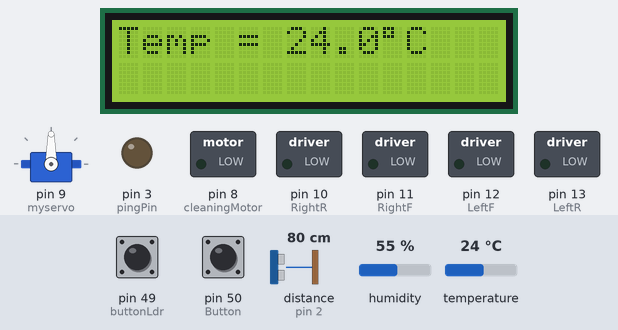
This sketch was run on a simulated Arduino Mega 2560, built with avr-gcc and run on an emulated ATmega2560. Shown: servo, 16×2 character LCD, switched loads named in the sketch (green lamp = pin HIGH), output pins drawn as LEDs (lit = HIGH). Inputs (shaded band) come from the test bench; at power-on: pin 50 (Button) LOW, distance to the obstacle (sensor on pin 2) 80 cm, temperature 24 °C, pin 49 (buttonLdr) LOW, humidity 55 %. The echo pulse lasts 58.3 µs per cm; what the sketch prints to the serial monitor is not drawn.

Above: at 1.2 s.
1.3 s: pin 50 (Button) pulled HIGH for 0.75 s
At 7.6 s:
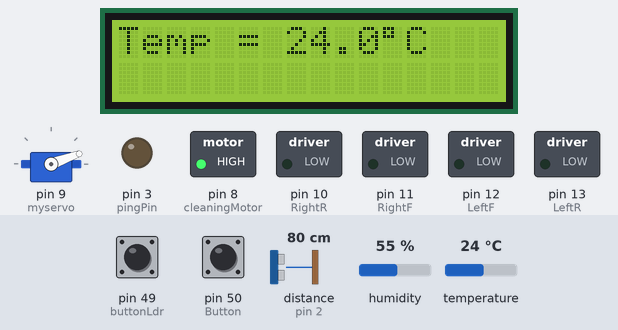
8.8 s: distance to the obstacle (sensor on pin 2) set to 123 cm
15.5 s: distance to the obstacle (sensor on pin 2) set to 130 cm
17.0 s: pin 50 (Button) pulled HIGH for 1 s
At 18.2 s:
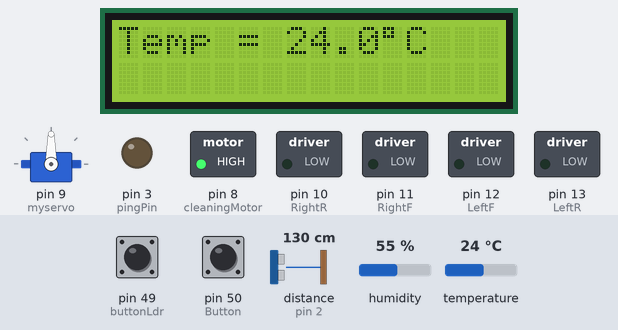
20.4 s: temperature set to 12 °C
At 23.0 s:
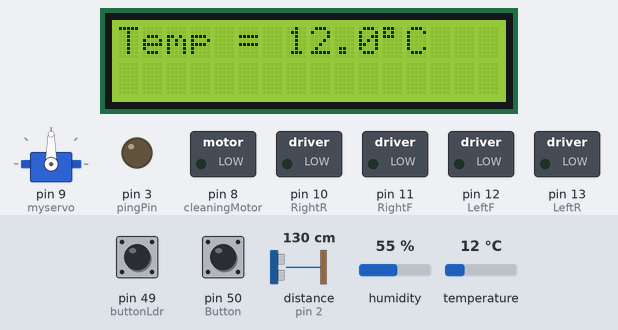
23.4 s: temperature set to 19 °C
At 25.3 s:
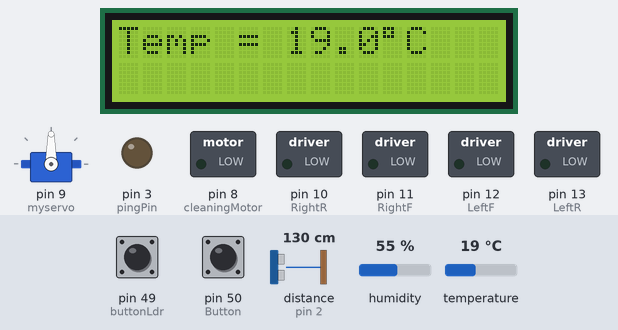
Timing chart, 0 to 26.8 s (numbered marks = the images above; inputs shaded):
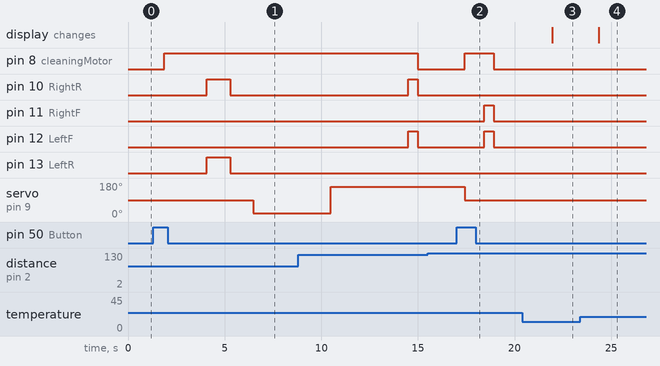

The sketch:

CleaningBot.ino
```cpp
//#include <NewPing.h>
#include <Servo.h>
#include<LiquidCrystal.h>
#include "DHT.h"

#define DHTPIN 51
#define DHTTYPE 22
DHT dht(DHTPIN, DHTTYPE);

// LCD module connections (RS, E, D4, D5, D6, D7)
LiquidCrystal lcd(22, 23, 24, 25, 26, 27);

Servo myservo;

int LeftF = 12,LeftR = 13;
int RightF = 11,RightR = 10;
int start ,cleaningMotor=8;
long frontDistance,leftDistance,rightDistance;

int ldr=A0,intensity=0;
int buzzer=53,gasSensor=52;
const int echoPin = 2; // Echo Pin of Ultrasonic Sensor
const int pingPin = 3; // Trigger Pin of Ultrasonic Sensor

const int Button = 50,buttonLdr=49; // Trigger Pin of Ultrasonic Sensor
int buttonState=0,buttonStateLdr=0;
char temperature[] = "Temp = 00.0 C";

void setup() {
  Serial.begin(9600);
  pinMode(LeftF, OUTPUT);
  pinMode(LeftR, OUTPUT);
  pinMode(RightF, OUTPUT);
  pinMode(RightR, OUTPUT);
  pinMode(pingPin, OUTPUT); // initialising pin 3 as output
  pinMode(echoPin, INPUT); // initialising pin 2 as input
  pinMode(Button, INPUT);
  pinMode(buttonLdr, INPUT);
  pinMode(buzzer,OUTPUT);
  pinMode(gasSensor,OUTPUT);
  pinMode(cleaningMotor,OUTPUT);
  myservo.attach(9);
  lcd.begin(16,2);
  dht.begin();
}
void run()     //
{
    Serial.println("Going Forward..");
    digitalWrite(LeftF, HIGH);
    digitalWrite(RightF, HIGH);
    digitalWrite(LeftR, LOW);
    digitalWrite(RightR, LOW);
}

void brake(int time)  //
{
  Serial.println("braked");
  digitalWrite(LeftF, LOW);
  digitalWrite(RightF, LOW);
  digitalWrite(LeftR, LOW);
  digitalWrite(RightR, LOW);
  delay(time * 100);//
}

void left(int time)         //()
//void left()         //()
{
  Serial.println("Going Left..");
  digitalWrite(LeftF, LOW);
  digitalWrite(RightF, HIGH);
  digitalWrite(LeftR, LOW);
  digitalWrite(RightR, LOW);
  delay(time * 100);  //
}
void right(int time)         //()
//void left()         //()
{
  Serial.println("Going Right..");
  digitalWrite(LeftF, HIGH);
  digitalWrite(RightF, LOW);
  digitalWrite(LeftR, LOW);
  digitalWrite(RightR, LOW);
  delay(time * 100);  //
}
void back(int time)         //()
//void left()         //()
{
  Serial.println("Going Back..");
  digitalWrite(LeftF, LOW);
  digitalWrite(RightF, LOW);
  digitalWrite(LeftR, HIGH);
  digitalWrite(RightR, HIGH);
  delay(time * 100);  //
}
void spin_right(int time)         //()
{
  Serial.println("Going spining right..");
  digitalWrite(LeftF, HIGH);
  digitalWrite(RightF, LOW);
  digitalWrite(LeftR, LOW);
  digitalWrite(RightR, HIGH);
  delay(time * 100);  //
}

long Distance()   //
{
  digitalWrite(pingPin, LOW);   // 2s
  delayMicroseconds(2);
  digitalWrite(pingPin, HIGH);  // 10s10s
  delayMicroseconds(10);
  digitalWrite(pingPin, LOW);    //
  long Fdistance = pulseIn(echoPin, HIGH);  // ()
  Fdistance = microsecondsToInches(Fdistance);
  return Fdistance;
}
void setServoAngle(int angle)/*PWM0.5MS2.5MS 1.5MS 20MS*/
{
  myservo.write(angle);
  delay(1000);
}
void FrontDetection()
{
  setServoAngle(90);
  frontDistance=Distance();
}
void LeftDetection()
{
  setServoAngle(20);
  leftDistance=Distance();
}
void RightDetection()
{
  setServoAngle(160);
  rightDistance=Distance();
}
void buzzerSound(int value)
{
  tone(buzzer,value);
}
void checkGas(){
  if(digitalRead(gasSensor)==HIGH)
    {
      buzzerSound(500);
    }
  else
  {
    noTone(buzzer);
  }
}
void printTemperature(){
  //Read temperature in degree Celsius
  int Temp = dht.readTemperature() * 10;

  // Check if any reads failed and exit early (to try again)
  if (isnan(Temp)) {
    lcd.clear();
    lcd.setCursor(5, 0);
    lcd.print("Error");
    return;
  }

  if(Temp < 0){
    temperature[6] = '-';
    Temp = abs(Temp);
  }
  else
    temperature[6]   = ' ';
    //Serial.println(Temp);

  temperature[7]   = (Temp / 100) % 10  + 48;
  temperature[8]   = (Temp / 10)  % 10  + 48;
  temperature[10]  =  Temp % 10 + 48;
  temperature[11]  = 223;        // Degree symbol ( °)

  lcd.setCursor(0, 0);
  lcd.print(temperature);

}
void loop() {
  //setServoAngle(90);
  //tone(buzzer,1000);
  buttonState = digitalRead(Button);
  buttonStateLdr = digitalRead(buttonLdr);
  checkGas();
  if(buttonStateLdr== HIGH)
  {
    intensity=analogRead(ldr);
  }
  else{
    intensity=200;
  }

 // Serial.println("intensity :"intensity);
 // Serial.println(intensity);
  //Serial.println(Temp);
  printTemperature();
  if(intensity>100 && buttonState==HIGH)
  {
    start=1;
  }
  else
  {
    start=0;
    digitalWrite(cleaningMotor, LOW);
    brake(1);
  }
  if(start==1)
  {
    digitalWrite(cleaningMotor, HIGH);
    FrontDetection();
    Serial.println(frontDistance);
    if(frontDistance>50)
    {
      run();
    }
    else
    {
      brake(2);
      delay(1000);
      back(2);
      delay(1000);
      brake(2);
      delay(1000);
      LeftDetection();
      Serial.println(leftDistance);
      delay(3000);
     // Distance_display(Left_Distance);
      RightDetection();
      Serial.println(rightDistance);
      delay(3000);
     // Distance_display(Right_Distance);
      if((leftDistance < 50 ) &&( rightDistance < 50 ))
        spin_right(0.7);
      else if(leftDistance > rightDistance)
      {
        left(4);//
        brake(1);//
      }
      else//
      {
        right(4);//
        brake(1);//
      }
    }
  }
   delay(500);
}

long microsecondsToInches(long microseconds) // method to covert microsec to inches
{
 return microseconds / 74 / 2;
}
```

Measured:
- after the input at 1.3 s, pin 8 (cleaningMotor): LOW → HIGH after 0.58 s; pin 10 (RightR), pin 13 (LeftR): LOW → HIGH after 2.8 s, → LOW 1.2 s later; servo on pin 9 (myservo): 90° → 20° after 5.2 s
- after the input at 15.5 s, every drawn part: stays the same
- after the input at 17.0 s, pin 8 (cleaningMotor): LOW → HIGH after 0.42 s, → LOW 1.5 s later; pin 11 (RightF), pin 12 (LeftF): LOW → HIGH after 1.4 s, → LOW 0.50 s later; servo on pin 9 (myservo): 160° → 90° after 0.42 s
- after the input at 20.4 s, the display: changes after 1.5 s (image 3)
- after the input at 23.4 s, the display: changes after 0.96 s (image 4)
